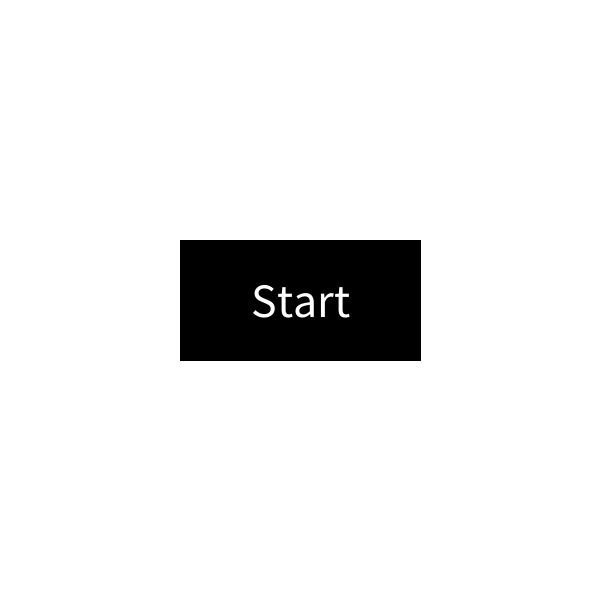
Frame 1 (no input)
Frame 60 (the mouse pressed at the canvas centre just before this capture): identical to frame 1, image omitted
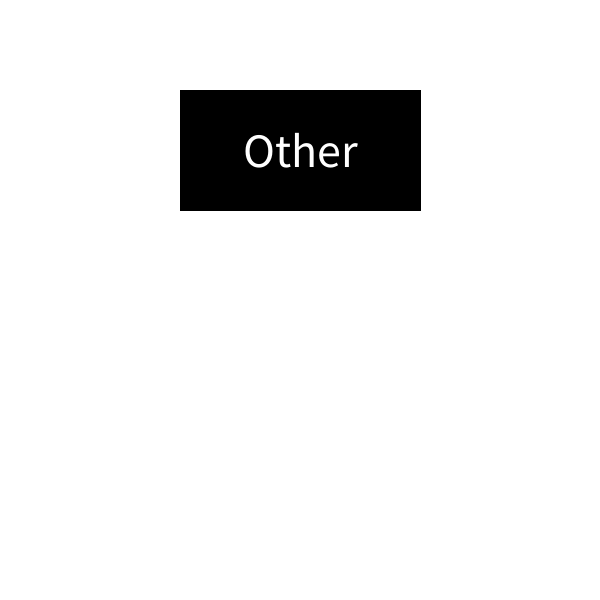
Frame 120 (the mouse held since frame 60 and released just before this capture)

The Processing sketch that drew these frames (run headless with seeded random() and noise(); from frame 60 on, the mouse is pressed at the canvas centre):

// Processing sketch: buttonOOP
// ── buttonOOP.pde
Button startButton;
Button otherButton;

void setup() {
  size(600, 600);
  startButton = new Button();
  otherButton = new Button();
  otherButton.y = 150;
  otherButton.label = "Other";
  startButton.label = "Start";
}

void draw() {
  background(255);
  if (!startButton.isClicked()) {
    startButton.display();
  } else {
    otherButton.display();
  }
}

void mousePressed() {
  startButton.checkForClick();
}
// ── Button.pde
class Button {
  //data
  float x, y;
  float theWidth, theHeight;
  float fontSize;
  color backgroundColor, fontColor, hoverBackgroundColor, hoverFont;
  String label;
  boolean hasBeenClicked;

  //constructor(s)
  Button() {
    x = width/2;
    y = height/2;
    theWidth = width * 0.4;
    theHeight = height *0.2;
    backgroundColor = color(0);
    fontColor = color(255);
    hoverBackgroundColor = color(150);
    hoverFont = color(0);
    label = "Testing";
    fontSize = theWidth * 0.2;
    hasBeenClicked = false;
  }
  
  Button(float _x, float _y, String _label) {
    x = _x;
    y = _y;
    label = _label;
  }

  //Button(float x, float y, String label) {
  //  this.x = x;
  //  this.y = y;
  //  this.label = label;
  //}

  //behaviour
  void display() {
    if ( isMouseHovering() ) {
      focusedDisplay();
    } else {
      unfocusedDisplay();
    }
  }
  
  void checkForClick() {
    if (isMouseHovering()) {
      hasBeenClicked = true;
    }
  }

  boolean isClicked() {
    return hasBeenClicked;
  }

  boolean isMouseHovering() {
    if ( (mouseX > x - theWidth/2) && (mouseX < x + theWidth/2) &&
         (mouseY > y - theHeight/2) && (mouseY < y + theHeight/2)) {
      return true;
    } else {
      return false;
    }
  }

  void unfocusedDisplay() {
    rectMode(CENTER);
    fill(backgroundColor);
    rect(x, y, theWidth, theHeight);
    fill(fontColor);
    textSize(fontSize);
    textAlign(CENTER, CENTER);
    text(label, x, y);
  }

  void focusedDisplay() {
    rectMode(CENTER);
    fill(hoverBackgroundColor);
    rect(x, y, theWidth, theHeight);
    fill(hoverFont);
    textSize(fontSize);
    textAlign(CENTER, CENTER);
    text(label, x, y);
  }
}
